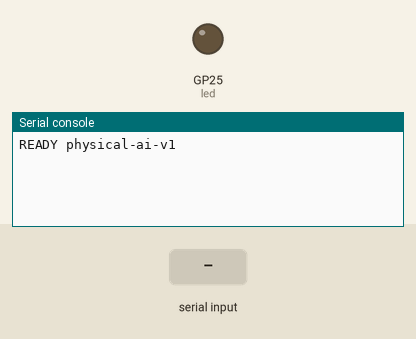
This program was run on a simulated Raspberry Pi Pico running MicroPython. Parts: output pins drawn as LEDs (lit = HIGH), the last lines printed to the serial console. Inputs (shaded band) come from the test bench.

Above: at 1.2 s.
1.3 s: ", " typed at the serial console, then Enter
At 1.9 s:
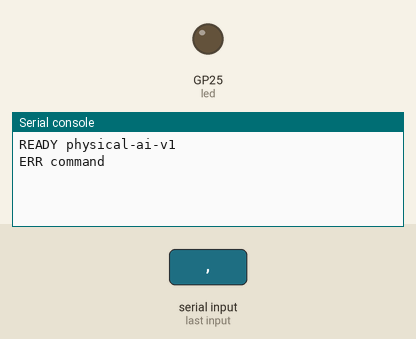
2.8 s: "STOP" typed at the serial console, then Enter
At 4.3 s:
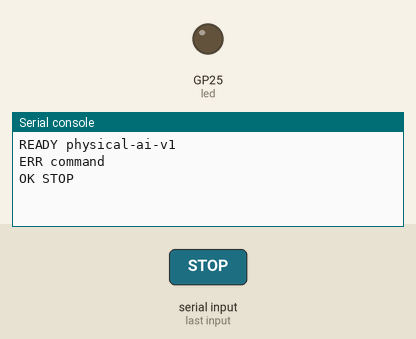

Measured:
- after the input at 1.3 s, the serial console: prints a new line at once (image 1)
- after the input at 2.8 s, the serial console: prints a new line at once (image 2)

The program:

main.py
```python
"""Copy this file AND protocol.py to the root of the Pico filesystem."""
from machine import Pin, PWM
import sys
import select
import time
from protocol import parse_command, angle_to_pulse_us

pwm = PWM(Pin(15))  # GP15, physical pin 20.
pwm.freq(50)
pwm.duty_u16(0)     # No pulse at boot; no automatic centering movement.
led = Pin(25, Pin.OUT)  # Original Pico / Pico H, not Pico W.
poller = select.poll()
poller.register(sys.stdin, select.POLLIN)
current_us = 1500
target_us = 1500
enabled = False
last_command = time.ticks_ms()
last_step = time.ticks_ms()
buffer = ""


def stop():
    global enabled
    enabled = False
    pwm.duty_u16(0)
    led.off()


print("READY physical-ai-v1")
try:
    while True:
        now = time.ticks_ms()
        if poller.poll(0):
            ch = sys.stdin.read(1)
            if ch in ("\n", "\r"):
                if buffer:
                    try:
                        action, angle = parse_command(buffer)
                        if action == "HELLO":
                            print("READY physical-ai-v1")
                        elif action == "STOP":
                            stop()
                            print("OK STOP")
                        else:
                            target_us = angle_to_pulse_us(angle)
                            enabled = True
                            led.on()
                            print("OK POINT", angle)
                        last_command = now
                    except (ValueError, OverflowError):
                        stop()
                        print("ERR command")
                    buffer = ""
            elif ch:
                buffer += ch
                if len(buffer) > 48:
                    buffer = ""
                    stop()
                    print("ERR length")
        if enabled and time.ticks_diff(now, last_command) > 2000:
            stop()
        if enabled and time.ticks_diff(now, last_step) >= 20:
            delta = target_us - current_us
            current_us += max(-12, min(12, delta))
            pwm.duty_ns(current_us * 1000)
            last_step = now
        time.sleep_ms(1)
finally:
    stop()
```

protocol.py
```python
"""MicroPython + CPython compatible. Protocol is deliberately an allow-list."""
MIN_ANGLE = 30
MAX_ANGLE = 150


def parse_command(line):
    if line in ("HELLO", "STOP"):
        return line, None
    parts = line.split()
    if len(parts) == 2 and parts[0] == "POINT":
        if not parts[1].isdigit():
            raise ValueError("integer required")
        angle = int(parts[1])
        if MIN_ANGLE <= angle <= MAX_ANGLE:
            return "POINT", angle
    raise ValueError("invalid command or angle")


def angle_to_pulse_us(angle):
    if type(angle) is not int or not MIN_ANGLE <= angle <= MAX_ANGLE:
        raise ValueError("angle outside allowed range")
    # Conservative pulse range. Actual shaft angle varies by servo.
    return 1000 + angle * 1000 // 180
```
